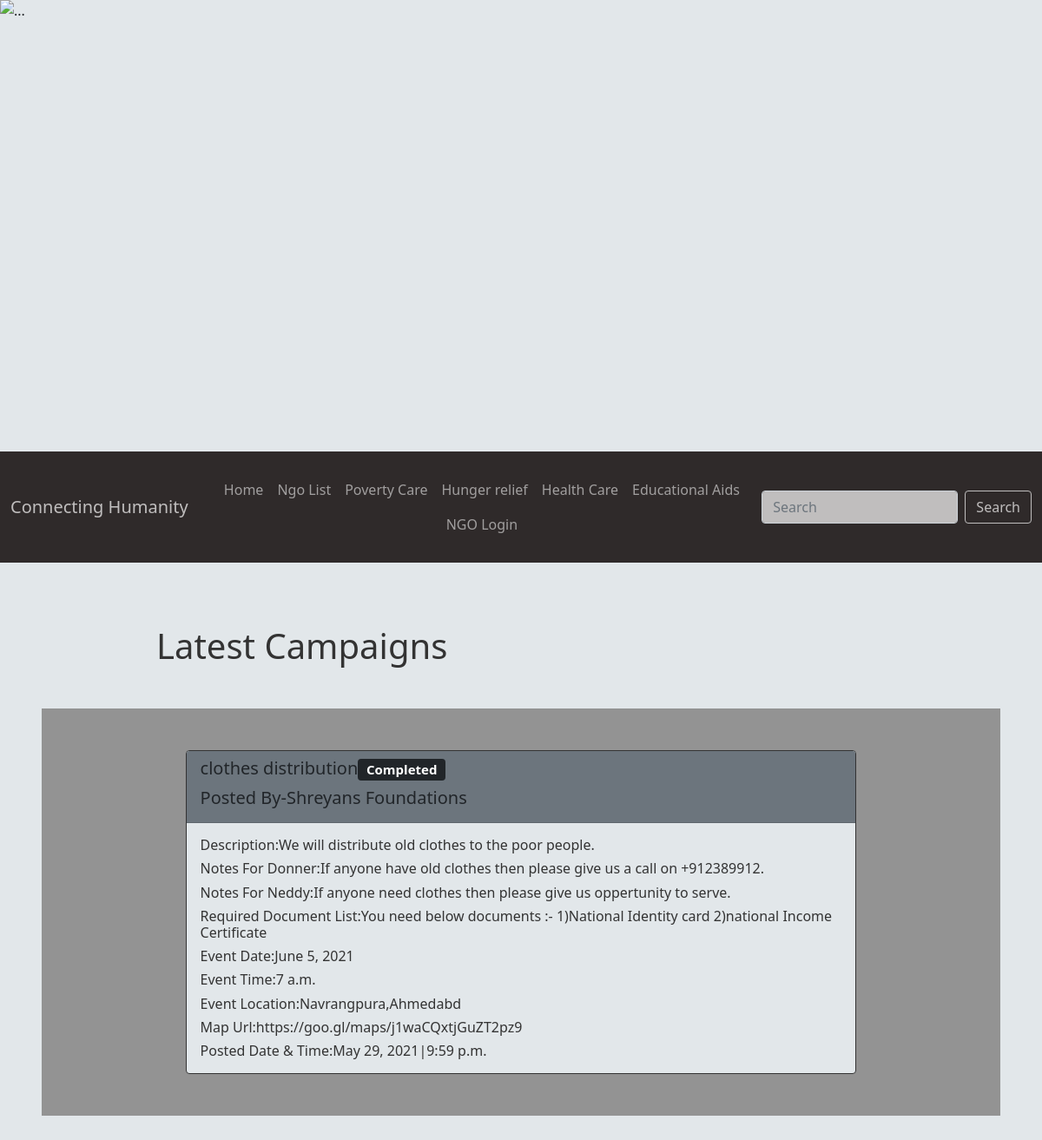
The app's page /, older data.
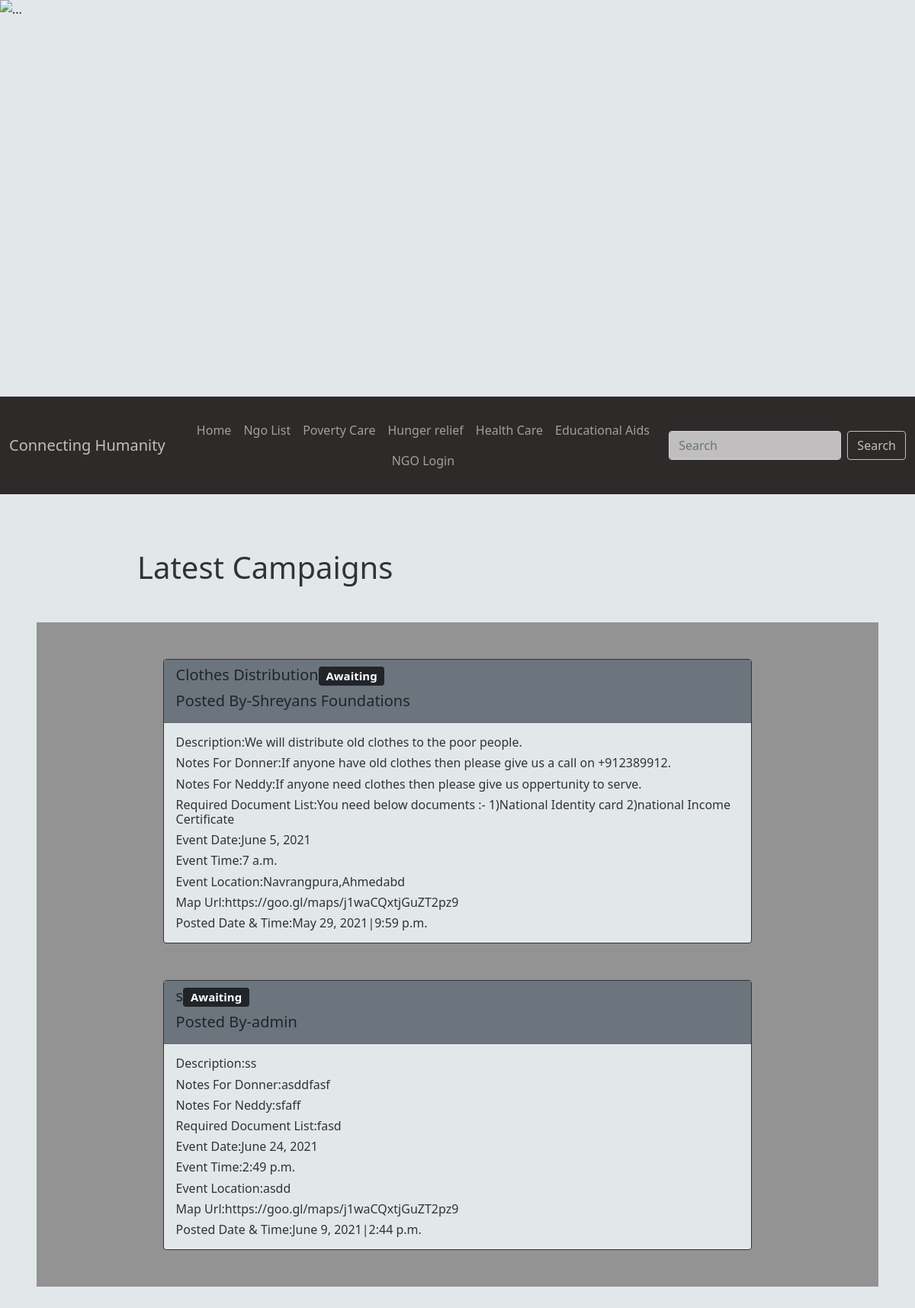
The same page, newer data.
### ngopages/models.py (models this page shows, shortened)
class NgoActivityModel(models.Model):
    title = models.CharField(max_length=50, unique=True)
    slug = models.SlugField(null=True, blank=True)
    detail = models.TextField(max_length=1000)
    date = models.DateField()
    time = models.TimeField()
    location_map_url = models.URLField()
    location = models.CharField(max_length=20)
    note_for_donner = models.TextField(max_length=1000)
    note_for_needy = models.TextField(max_length=1000)
    document_list = models.TextField(max_length=1000, null=True, blank=True)
    posted_date = models.DateField(auto_now_add=True)
    posted_time = models.TimeField(auto_now_add=True)
    complete = models.BooleanField(default=False)
    ngo = models.ForeignKey(settings.AUTH_USER_MODEL, on_delete=models.CASCADE)
    class Meta:
        ordering = ['complete']

class RegisterNgoModel(AbstractUser):
    contactno_regex = RegexValidator(regex=r'^\+?1?\d{9,15}$',
                                     message="Contact No. Format:'+999999999'. Up to 15 digits allowed.")
    category_choice = [('No Poverty', 'No Poverty'), ('No Hunger', 'No Hunger'), ('Good Health', 'Good Health'),
                       ('Quality Education', 'Quality Education')]
    ngo_id = models.BigAutoField(primary_key=True)
    ngo_name = models.CharField(max_length=100, unique=True)
    slug = models.SlugField(null=True, blank=True)
    address = models.TextField(max_length=200)
    city = models.CharField(max_length=10, default='Ahmedabad')
    state = models.CharField(max_length=10, default='Gujarat')
    contact_number = models.CharField(validators=[contactno_regex], max_length=17)
    website = models.URLField(blank=True)
    category = models.CharField(max_length=20, choices=category_choice, default='No Poverty')
    mission = models.TextField(max_length=1000)
    paypal_account = models.EmailField(blank=True)
    bank_name = models.CharField(max_length=100)
    bank_account_number = models.IntegerField(null=True)
    bank_ifsc_code = models.CharField(max_length=15)
    register_date = models.DateTimeField(auto_now_add=True)
    ngo_logo = models.ImageField(null=True,upload_to="images/")

### ngopages/views.py (the view)
# urls.py: path('', UserIndexview.as_view(), name='userindex'),
class UserIndexview(ListView):
    model = NgoActivityModel
    context_object_name = 'activities'
    template_name = 'userhome.html'
    def get_context_data(self, **kwargs):
        context = super().get_context_data(**kwargs)
        search_input = self.request.GET.get('search-area') or ''
        if search_input:
            context['activities'] = context['activities'].filter(title__startswith=search_input)
        context['search_input'] = search_input
        return context

### ngopages/templates/userhome.html
{% extends 'userbase.html' %}
{% load static%}
{% block mycss%}
<link rel="stylesheet" href="{% static '/css/userhomepage.css' %}">
{% endblock mycss%}
{% block content%}
<br><br><br>
 <div class="jumbotron" id="mainheading">
      <h1>Latest Campaigns</h1>
  </div>
<div class="d-block m-5" id="secondbody">
<div class="d-block" id="cardid">
    <br><br>
  {%for activity in activities%}
 <div class="card">
  <div class="card-header bg-secondary text-dark">
      <h5>{{activity.title}}<span class="badge bg-dark">{% if activity.complete == False %}Awaiting
            {% else %} Completed
            {% endif %}</span> </h5>
      <h5>Posted By-{{activity.ngo.ngo_name}}</h5>
  </div>
  <div class="card-body">
    <h6 class="card-text">Description:{{activity.detail}}</h6>
    <h6 class="card-text">Notes For Donner:{{activity.note_for_donner}}</h6>
    <h6 class="card-text">Notes For Neddy:{{activity.note_for_needy}}</h6>
    <h6 class="card-text">Required Document List:{{activity.document_list}}</h6>
      <h6 class="card-text">Event Date:{{activity.date}} </h6>
      <h6 class="card-text"> Event Time:{{activity.time}} </h6>
      <h6 class="card-text"> Event Location:{{activity.location}}</h6>
      <h6 class="card-text">Map Url:<a>{{activity.location_map_url}}</a></h6>
      <h6 class="card-text">Posted Date & Time:{{activity.posted_date}}|{{activity.posted_time}}</h6>
    </div>
  </div>
  <br><br>
    {% empty %}
    <h1>Sorry! No Campaigns Found</h1>
    <br><br>
    {% endfor%}
</div>
</div>
{%endblock content%}

Row changes from the older to the newer data that the page shows:
changed NgoActivityModel "We will distribute old clothes to the poor people.": title "clothes distribution" → "Clothes Distribution"; complete "Completed" → "Awaiting"
added NgoActivityModel: title "s", complete "Awaiting", ngo.ngo_name "admin", detail "ss", note_for_donner "asddfasf", note_for_needy "sfaff", document_list "fasd", date "June 24, 2021", time "2:49 p.m.", location "asdd", location_map_url "https://goo.gl/maps/j1waCQxtjGuZT2pz9", posted_date "June 9, 2021", posted_time "2:44 p.m."
